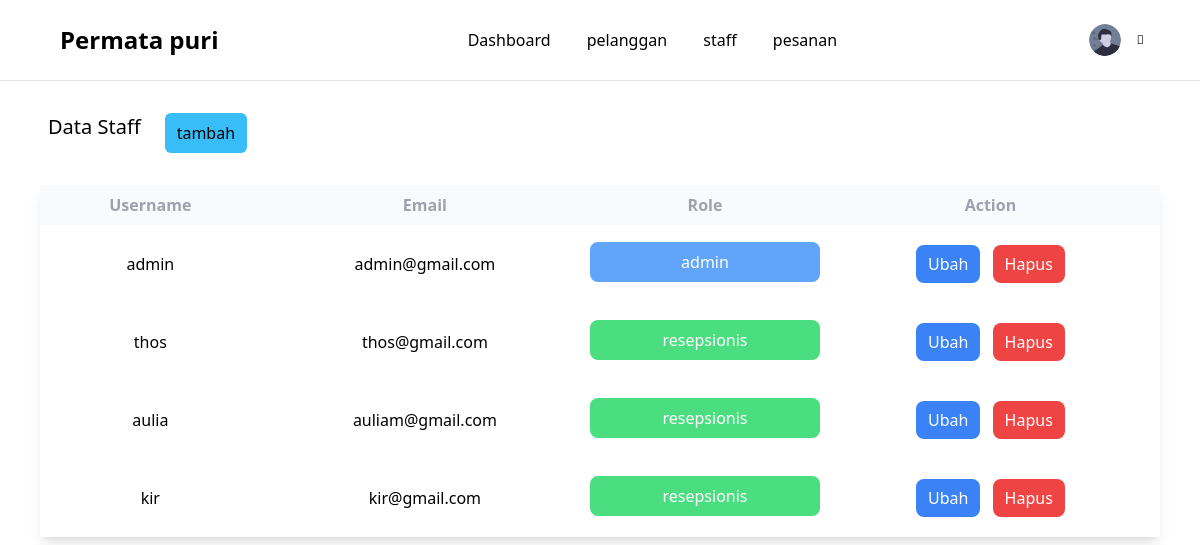
Page /Staff.php on the committed database.
### tables this page shows
CREATE TABLE `user` (
  `id` int(255) NOT NULL,
  `username` varchar(255) NOT NULL,
  `email` varchar(255) NOT NULL,
  `password` varchar(255) NOT NULL,
  `role` enum('admin','resepsionis') NOT NULL
);

### Staff.php (the view, shortened to what this page needs)
<?php
    require 'funtions.php';
?>
<!DOCTYPE html>
<html lang="en">
  <head>
    <script src="https://cdn.tailwindcss.com"></script>
    <link rel="stylesheet" href="https://cdnjs.cloudflare.com/ajax/libs/font-awesome/6.4.0/css/all.min.css">
    <link rel="stylesheet" href="src/input.css" />
  </head>
  <body>
    <div class=" justify-between ">
    <div class="flex flex-row flex-wrap items-center bg-white p-6 border-b border-gray-200 px-14">
      <div class="flex-none w-48 flex flex-row items-center mr-auto">
        <p class="ml-1 flex-1 text-2xl text-black font-bold">Permata puri</p>
      </div>
      <div class=" mr-auto">
        <a href="home_admin.php" class="mb-3 font-medium pr-8 text-base">
            Dashboard
          </a>
          <a href="pelanggan.php" class="mb-3 font-medium pr-8 text-base">
            pelanggan
          </a>
          <a href="Staff.php" class="mb-3 font-medium pr-8 text-base">
            staff
          </a>
          <a href="pesanan.php" class="mb-3 font-medium pr-8 text-base">
            pesanan
          </a>
        </div>
      <div class="flex justify-end items-center ">
        <div class="dropdown relative">
          <button class="menu-btn flex flex-wrap items-center">
            <div class="w-8 h-8 overflow-hidden rounded-full">
              <img class="w-full h-full object-cover" src="img/user.svg" />
            </div>
            <div class="ml-2 flex">
              <i class="fad fa-chevron-down ml-2 my-auto text-xs leading-none"></i>
            </div>
          </button>
        </div>
      </div>
    </div>
    </div>
      <div class="w-full flex px-6 py-8">
            <p class="text-xl font-medium px-6"> Data Staff</p>
            <a href="tambah_staff.php" class="bg-sky-400 rounded-md px-3 py-2 text-black hover:text-white">tambah</a>
            </div>
      <div class=" px-10">
          <table class="  table-auto w-full shadow-lg">
                    <thead class="bg-gray-50 text-base font-semibold text-gray-400 px-4">
                        <tr>
                            <th class="p-2">
                                <div class=" font-semibold">Username</div>
                            </th>
                            <th class="p-2">
                                <div class=" font-semibold">Email</div>
                            </th>
                            <th class="p-2">
                                <div class=" font-semibold">Role</div>
                            </th>
                            <th class="p-2">
                                <div class=" font-semibold">Action</div>
                            </th>
                        </tr>
                    </thead>
            <?php
            $qry_staff = mysqli_query($connection,"SELECT * FROM user");
            while($data_staff=mysqli_fetch_array($qry_staff)){
            ?>
              <div class="">
                <tr class="p-3">
                    <td class="text-center mb-5"><?=$data_staff['username']?></td>
                    <td class="text-center mb-5"><?=$data_staff['email']?></td>
                    <td class="text-center mb-5"><?php if($data_staff['role'] == 'admin'){
                          ?>
                            <p class="bg-blue-400 text-white text-center mt-4 mb-5 rounded-lg p-2"><?=$data_staff['role']?></p>
                          <?php
                          }elseif($data_staff['role'] == 'resepsionis'){
                          ?>
                            <p class="bg-green-400 text-white text-center mt-4 mb-5 rounded-lg p-2"><?=$data_staff['role']?></p>
                          <?php
                          }
                          ?></td>
                    <td class=" text-center mt-4 mb-5" method="post">
                      <a href="ubahstaff.php?id=<?= $data_staff['id'] ?>" class=" mr-2 px-3 py-2  bg-blue-500 text-center rounded-lg  text-white">Ubah</a>
                      <a href="hapususer.php?id=<?= $data_staff['id'] ?>" onclick="return confirm('Apakah anda yakin menghapus data ini?')" class=" px-3 py-2 bg-red-500 text-center rounded-lg text-white">Hapus</a>
                    </td>
                </tr>
              </div>
            <?php
            }
            ?>
        </table>
      </div>
  </body>
</html>

### rows in the picture
user: username "admin", email "admin@gmail.com", role "admin"
user: username "thos", email "thos@gmail.com", role "resepsionis"
user: username "aulia", email "auliam@gmail.com", role "resepsionis"
user: username "kir", email "kir@gmail.com", role "resepsionis"
